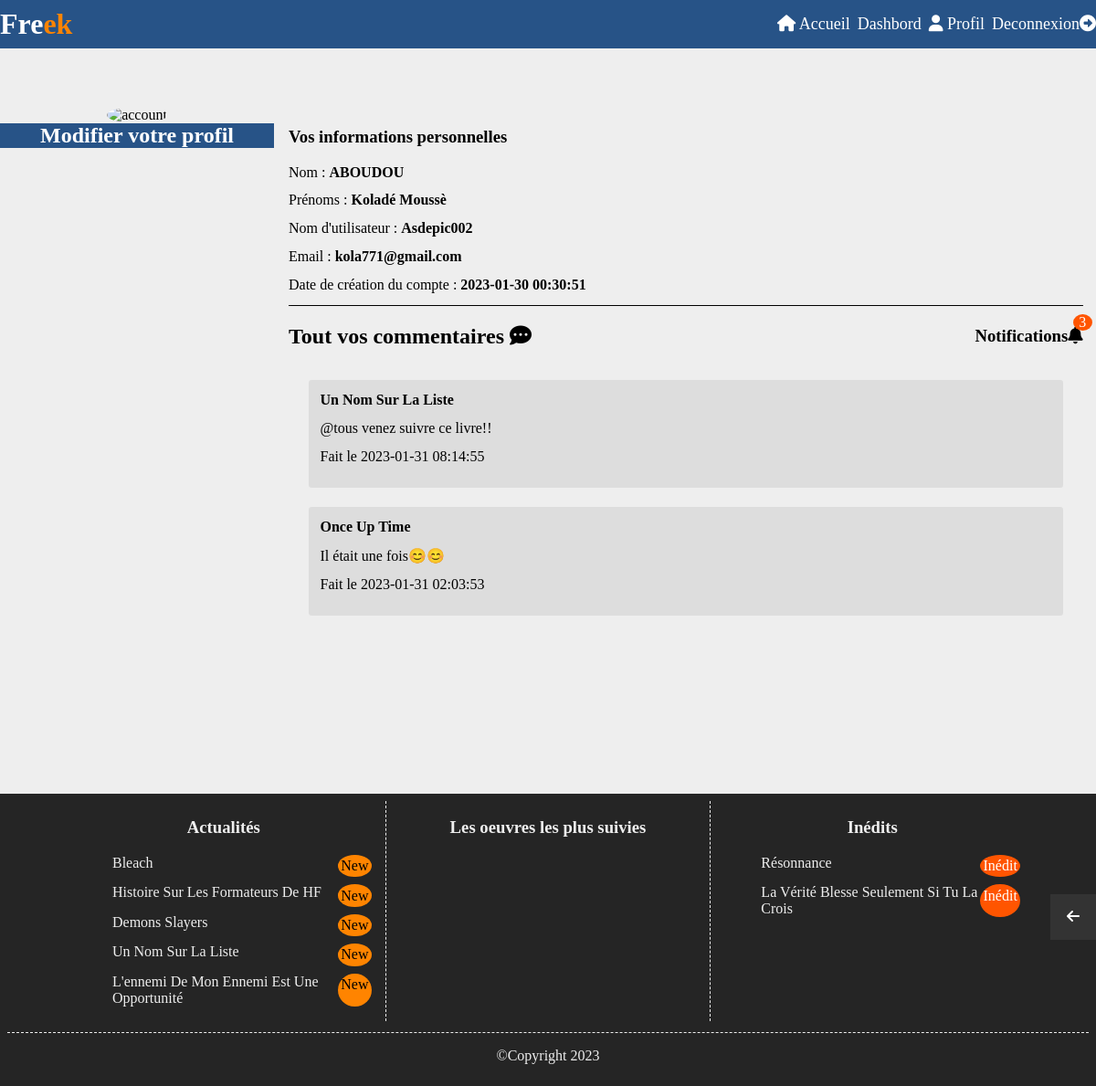
/book-controller/view-profil (signed in), run on the app's committed database.
### tables this page shows
CREATE TABLE `comments` (
  `comment_id` int(11) NOT NULL,
  `comment_comment` longtext NOT NULL,
  `user_id` int(11) NOT NULL,
  `book_id` varchar(255) NOT NULL,
  `created_at` timestamp NOT NULL DEFAULT CURRENT_TIMESTAMP ON UPDATE CURRENT_TIMESTAMP
);

CREATE TABLE `books` (
  `book_id` varchar(255) NOT NULL,
  `book_name` varchar(255) NOT NULL,
  `book_image` varchar(255) NOT NULL,
  `book_description` longtext NOT NULL,
  `book_status` enum('En ligne','En attente','Retirer') NOT NULL,
  `user_id` int(11) NOT NULL,
  `created_at` timestamp NOT NULL
);

### App/Controllers/BookController.php (called while the page is built, shortened)
<?php
require "../App/Models/BookModel.php";
require "../App/Models/CommentModel.php";
class BookController {
    public function verifyAllDescLigne() {
        $this->bookmodel = new BookModel();
        $array = $this->bookmodel->verifyAllDescLigne();
        return $array;
    }
    public function verifyAllDescAttente() {
        $this->bookmodel = new BookModel();
        $array = $this->bookmodel->verifyAllDescAttente();
        return $array;
    }
    public function selectAllComment() {
        $this->commentmodel = new CommentModel();
        $array = $this->commentmodel->selectAll();
        return $array;
    }
    public function viewProfil() {
        $array0 = $this->selectAllComment();
        $array2 = $this->verifyAllDescLigne();
        $array4 = $this->verifyAllDescAttente();
        require_once("../App/Views/Users/profil.php");
    }
}

### public/index.php (called while the page is built, shortened)
<?php
$url = $_SERVER["QUERY_STRING"];
$router = new Router();
$router->add('', ['controller' => 'BookController', 'action' => 'viewHome']);
$router->add("{controller}/{action}");
$router->add("admin/{controller}/{action}");
$router->add("admin/{controller}/{id:\d+}/{action}");
$router->add("{controller}/{id:\d+}/{action}");
$router->add("{controller}/{bookname}/{action}");
$router->add("{controller}/{name:[a-zA-Z-\-]+\d+}/{action}");
$router->add("{controller}/{id:\d+}/{books}/{action}");
$router->dispatch($url);
?>

### App/Models/CommentModel.php (called while the page is built, shortened)
<?php
class CommentModel extends Connexion {
    public function selectAll() {
        $conn = $this->connect();
        $sql = "SELECT `comments`.comment_id, `comments`.comment_comment, `users`.user_username, `users`.user_role, `users`.user_image, `books`.book_id, `books`.book_name, `books`.book_status, `comments`.created_at
        FROM comments
        INNER JOIN users ON `comments`.user_id = `users`.user_id
        INNER JOIN books ON `comments`.book_id = `books`.book_id
        ORDER BY `comments`.created_at DESC;";
        $stmt = $conn->query($sql);
        $result = $stmt->fetchAll();
        return $result;
    }
}

### App/Models/bookmodel.php (called while the page is built, shortened)
<?php
class Bookmodel extends Connexion {
    public function verifyAllDescLigne() {
        $conn = $this->connect();
        $sql = "SELECT * FROM `freek`.books WHERE book_status = 'En ligne' ORDER BY created_at DESC LIMIT 5";
        $stmt = $conn->query($sql);
        $result = $stmt->fetchAll();
        return $result;
    }
    public function verifyAllDescAttente() {
        $conn = $this->connect();
        $sql = "SELECT * FROM `freek`.books WHERE book_status = 'En attente' ORDER BY created_at DESC LIMIT 5";
        $stmt = $conn->query($sql);
        $result = $stmt->fetchAll();
        return $result;
    }
}
?>

### App/Views/Users/profil.php (the view, shortened to what this page needs)
<?php
    require "header.php";
?>
<?php if(isset($_SESSION["username"])): ?>
<main>
    <div class="container flex bloc">
        <section class="flex_section1 title">
            <img src="/ressources/assets/medias-users/<?php echo $_SESSION["image"] ?>" alt="account">
            <h2> <a href="/login-controller/<?php echo $_SESSION["user_id"] ?>/update-profil">Modifier votre profil</a></h2>
        </section>
        <section class="flex_section chapter paragraph">
            <h3>Vos informations personnelles</h3>
            <p>Nom : <strong><?php echo $_SESSION["lastname"];?></strong></p>
            <p>Prénoms : <strong><?php echo $_SESSION["firstname"];?></strong></p>
            <p>Nom d'utilisateur : <strong><?php echo $_SESSION["username"];?></strong></p>
            <p>Email : <strong><?php echo $_SESSION["email"];?></strong></p>
            <p>Date de création du compte : <strong><?php echo $_SESSION["created_at"];?></strong></p>
            <div class="recap flex">
                <h2 class="border click">Tout vos commentaires <i class="fas fa-comment-dots"></i></h2>
                <div class="point">
                    <h3 class="notification">Notifications<i class="fas fa-bell"></i></h3>
                    <p></p>
                </div>
            </div>
            <div class="container_article">
                <article class="article article_one">
                <?php foreach($array0 as $key => $values) : ?>
                    <?php if($values["book_status"] == "En ligne"): ?>
                        <?php if($values["user_username"] == $_SESSION["username"]) : ?>
                        <div class="padding <?= $values["book_id"] ?>">
                            <h4><?= $values["book_name"] ?></h4>
                            <p><?= $values["comment_comment"] ?></p>
                            <p>Fait le <?= $values["created_at"] ?></p>
                        </div>
                        <?php endif; ?>
                    <?php endif; ?>
                <?php endforeach; ?>
                </article>
            </div>
        </section>
    </div>
    <button class="click_button"><i class="fa fa-arrow-left"></i></button>
</main>
<?php require "footer.php"; ?>
<?php else: ?>
<?php header("Location:/book-controller/view-home"); ?>
<?php endif; ?>

### App/Views/Users/footer.php (shortened to what this page needs)
<footer>
    <div class="flex">
        <section>
            <h3>Actualités</h3>
            <ul class="flex flex-ul">
                <?php foreach($array2 as $key => $values) : ?>
                        <li><?= $values["book_name"] ?> <span class="span">New</span></li>
                <?php endforeach; ?>
            </ul>
        </section>
        <section>
            <h3>Les oeuvres les plus suivies</h3>
        </section>
        <section>
            <h3>Inédits</h3>
            <ul class="flex flex-ul">
                <?php foreach($array4 as $key => $values) : ?>
                        <li><?= $values["book_name"] ?> <span class="inedit">Inédit</span></li>
                <?php endforeach; ?>
            </ul>
        </section>
    </div>
    <p>&copy;Copyright 2023</p>
</footer>
</body>
</html>

### public/ressources/css/styles.css (style rules this page uses)
*, *::before, *::after { box-sizing: border-box; }
html { scroll-behavior: smooth; }
:root { --reddark-: rgb(107, 9, 9); --blnuitcl-: #275387; --rgb-blue-: rgb(83, 114, 218); --orange-: rgb(255, 132, 0); --orangepur-: #f50; --red-: red; --redclair-: rgb(223, 49, 49); --green-: green; --rgb-green-: rgb(49, 112, 49); --rgba-dark-: rgba(0, 0, 0, 0.4); --gray-: rgb(175, 172, 172); --clair-: rgba(204, 240, 231, 0.87); --clr-dark: 3 3 17; --bgc-rgb-: rgb(37, 37, 37); --fefefe-: #fefefe; --ccc-: #ccc; --ddd-: #ddd; --dd_d-: rgb(183, 179, 179); --c33-: #333; --eee-: #eee; --white-: white; --black-: black; --rgb-beige-: rgb(207, 205, 194); --px5-: 5px; --px10-: 10px; --px12-: 12px; --px14-: 14px; --px15-: 15px; --px16-: 16px; --px18-: 18px; --px20-: 20px; --px-20-: -20px; --px25-: 25px; --px35-: 35px; --px30-: 30px; --px40-: 40px; --px50-: 50px; --px55-: 55px; --px80-: 80px; --px100-: 100px; --pd_2-: .2em; --pd_3-: .3em; --pd_5-: .5em; --pd_8-: .8em; --pd1-: 1em; --rem8-: .8rem; --rem1-: 1rem; --rem3-: 1.3rem; --rem1_5-: 1.5rem; --rem2-: 2rem; --rem4-: 4rem; }
body { margin: 0; font-family: atiti, serif; background-color: var(--eee-); }
.container_article { overflow-y: scroll; height: 400px; }
.flex { display: flex; }
.top, .click_button { position: fixed; right: 0; justify-content: center; align-items: center; background-color: var(--c33-); aspect-ratio: 1; width: 50px; }
.click_button { bottom: 160px; border: none; color: var(--white-); font-size: var(--px16-); cursor: pointer; }
.click { cursor: pointer; }
a { text-decoration: none; color: var(--white-); }
.container { margin: 0 auto; max-width: 1300px; flex-wrap: wrap; }
.bloc { gap: .8em; margin-block: var(--rem4-); }
.article { align-items: center; gap: .2em; }
.article>div { flex-basis: 95%; padding: var(--pd_5-); background-color: var(--ddd-); margin-bottom: var(--px15-); }
.article>div, .comments>form>textarea, .comments>form>button, .label>textarea { border-radius: var(--pd_2-); }
.article { margin-top: var(--px15-); }
.article>div>h4 { margin: 0; }
.article>div>p { margin-block: var(--rem8-); }
.chapter>div { gap: var(--rem8-); align-items: center; }
.chapter>p { margin-block: var(--rem8-); }
.title>h2 { margin: 0; }
.flex_section1 { text-align: center; flex-basis: 25%; }
.flex_section { flex-basis: 73%; padding: var(--pd_2-); }
.flex_section1>h2 { background-color: var(--blnuitcl-); color: var(--white-); }
.flex_section1>img { aspect-ratio: 1; border-radius: 50%; width: 50%; }
.point { position: relative; }
.p_color { position: absolute; display: flex; justify-content: center; top: -10px; right: -10px; border-radius: 50%; width: var(--rem3-); background-color: #f50; color: var(--white-); }
.recap { border-top: 1px solid var(--black-); justify-content: space-between; }
.notification { cursor: pointer; }
.article>.padding { padding: var(--pd_8-); max-width: 95%; margin: 0 auto; cursor: pointer; }
.padding:not(:first-child), .padding_notif:not(:first-child) { margin-top: var(--rem3-); }
footer { color: var(--eee-); background-color: var(--bgc-rgb-); padding: var(--pd_5-); }
footer>div { justify-content:center; border-bottom: 1px dashed var(--eee-); }
footer>div>section { flex-basis: 30%; margin-bottom: var(--rem8-); }
.flex-ul { justify-content: center; align-items: center; flex-wrap: wrap; gap: .5em 0; }
.flex-ul>li { flex-basis: 90%; display: flex; justify-content: space-between; }
.flex-ul>li>.span, .flex-ul>li>.inedit, .flex-ul>li>.follow { padding: var(--pd_2-); }
.flex-ul>li>.span, .flex-ul>li>.inedit { border-radius: 50%; }
.flex-ul>li>.inedit { background-color: var(--orangepur-); color: var(--white-); }
.flex-ul>li>.span { background-color: var(--orange-); color: var(--black-); }
footer>div>section:nth-of-type(2) { border-inline: 1px dashed var(--eee-); }
footer>div>section>h3 { text-align: center; }
footer>p { flex-basis: 100%; text-align: center; }

### data on the page
comments: book.book_name "Un Nom Sur La Liste", comment_comment "@tous venez suivre ce livre!!", created_at "2023-01-31 08:14:55"
comments: book.book_name "Once Up Time", comment_comment "Il était une fois😊😊", created_at "2023-01-31 02:03:53"
books: book_name "Bleach"
books: book_name "Histoire Sur Les Formateurs De HF"
books: book_name "Demons Slayers"
books: book_name "Un Nom Sur La Liste"
books: book_name "L'ennemi De Mon Ennemi Est Une Opportunité"
books: book_name "Résonnance"
books: book_name "La Vérité Blesse Seulement Si Tu La Crois"

### other printed values
$_SESSION["lastname"] "ABOUDOU"
$_SESSION["firstname"] "Koladé Moussè"
$_SESSION["username"] "Asdepic002"
$_SESSION["email"] "kola771@gmail.com"
$_SESSION["created_at"] "2023-01-30 00:30:51"
